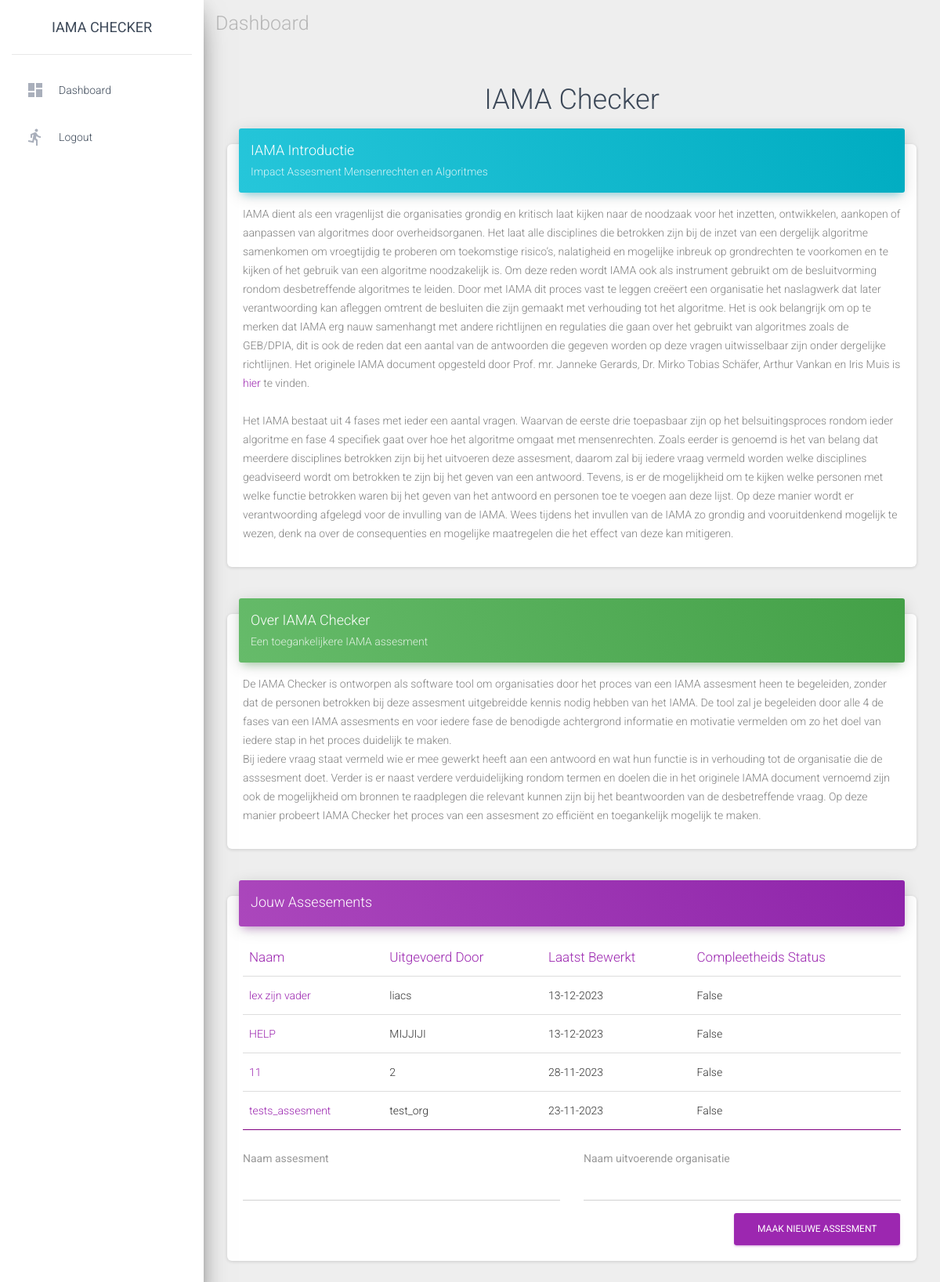
Screenshot of / (signed in) with the database file from the repository.
### base/models.py (models this page shows)
class Assesment(models.Model):
    name = models.CharField(max_length=40)# Name of the assesment
    organisation = models.CharField(max_length=50)# Name of the organisation performing the assesment
    complete_status = models.BooleanField(default=False)# Complete when all questions have been answered
    date_last_saved = models.DateField(auto_now=True)# Automatically saves new value when this object is saved
    user = models.ForeignKey(User, on_delete=models.CASCADE, default=user_pk_sentinel)

### base/views.py (the view)
# urls.py: path("", views.home, name="home"),
@login_required
def home(request):
    assesments_list = Assesment.objects.filter(user__pk=request.user.pk).order_by("-date_last_saved")
    return render(request, "base/home.html", {"assesments_list": assesments_list})

### base/templates/base/home.html (shortened to what this page needs)
{% extends "base/base.html" %}
{% block navigation %}
Dashboard
{% endblock %}
{% block content %}
{% if user.is_authenticated %}
    <div class="row">
        <h2 class="iama">IAMA Checker</h2>
    </div>
    <div class="row">
        <div class="col-md-12">
            <div class="card">
                <div class="card-header card-header-info">
                    <h4 class="card-title">IAMA Introductie</h4>
                    <p class="card-category">Impact Assesment Mensenrechten en Algoritmes</p>
                </div>
                <div class="card-body">
                    <p style="color: grey">
                        IAMA dient als een vragenlijst die organisaties grondig en kritisch laat kijken naar de noodzaak voor het inzetten, ontwikkelen, aankopen of aanpassen van algoritmes door overheidsorganen.
                         Het laat alle disciplines die betrokken zijn bij de inzet van een dergelijk algoritme samenkomen om vroegtijdig te proberen om toekomstige risico’s, nalatigheid en mogelijke inbreuk op grondrechten te voorkomen en te kijken of het gebruik van een algoritme noodzakelijk is.
                         Om deze reden wordt IAMA ook als instrument gebruikt om de besluitvorming rondom desbetreffende algoritmes te leiden. Door met IAMA dit proces vast te leggen creëert een organisatie het naslagwerk dat later verantwoording kan afleggen omtrent de besluiten die zijn gemaakt met verhouding tot het algoritme.
                         Het is ook belangrijk om op te merken dat IAMA erg nauw samenhangt met andere richtlijnen en regulaties die gaan over het gebruikt van algoritmes zoals de GEB/DPIA, dit is ook de reden dat een aantal van de antwoorden die gegeven worden op deze vragen uitwisselbaar zijn onder dergelijke richtlijnen.
                         Het originele IAMA document opgesteld door Prof. mr. Janneke Gerards, Dr. Mirko Tobias Schäfer, Arthur Vankan en Iris Muis is <a href="https://www.rijksoverheid.nl/documenten/rapporten/2021/02/25/impact-assessment-mensenrechten-en-algoritmes">hier</a> te vinden.
                    <br>
                    <br>
                        Het IAMA bestaat uit 4 fases met ieder een aantal vragen.
                         Waarvan de eerste drie toepasbaar zijn op het belsuitingsproces rondom ieder algoritme en fase 4 specifiek gaat over hoe het algoritme omgaat met mensenrechten.
                         Zoals eerder is genoemd is het van belang dat meerdere disciplines betrokken zijn bij het uitvoeren deze assesment, daarom zal bij iedere vraag vermeld worden welke disciplines geadviseerd wordt om betrokken te zijn bij het geven van een antwoord.
                         Tevens, is er de mogelijkheid om te kijken welke personen met welke functie betrokken waren bij het geven van het antwoord en personen toe te voegen aan deze lijst.
                         Op deze manier wordt er verantwoording afgelegd voor de invulling van de IAMA.
                         Wees tijdens het invullen van de IAMA zo grondig and vooruitdenkend mogelijk te wezen, denk na over de consequenties en mogelijke maatregelen die het effect van deze kan mitigeren.
                    </p>
                </div>
            </div>
        </div>
    </div>
    <div class="row">
        <div class="col-md-12">
            <div class="card">
                <div class="card-header card-header-success">
                    <h4 class="card-title">Over IAMA Checker</h4>
                    <p class="card-category">Een toegankelijkere IAMA assesment</p>
                </div>
                <div class="card-body">
                    <p style="color: grey;">
                        De IAMA Checker is ontworpen als software tool om organisaties door het proces van een IAMA assesment heen te begeleiden, zonder dat de personen betrokken bij deze assesment uitgebreidde kennis nodig hebben van het IAMA.
                        De tool zal je begeleiden door alle 4 de fases van een IAMA assesments en voor iedere fase de benodigde achtergrond informatie en motivatie vermelden om zo het doel van iedere stap in het proces duidelijk te maken.
                        <br>
                        Bij iedere vraag staat vermeld wie er mee gewerkt heeft aan een antwoord en wat hun functie is in verhouding tot de organisatie die de asssesment doet.
                        Verder is er naast verdere verduidelijking rondom termen en doelen die in het originele IAMA document vernoemd zijn ook de mogelijkheid om bronnen te raadplegen die relevant kunnen zijn bij het beantwoorden van de desbetreffende vraag.
                        Op deze manier probeert IAMA Checker het proces van een assesment zo efficiënt en toegankelijk mogelijk te maken.
                    </p>
                </div>
            </div>
        </div>
    </div>
    <div class="row">
        <div class="col-md-12">
            <div class="card">
                <div class="card-header card-header-primary">
                    <h4 class="card-title ">Jouw Assesements</h4>
                </div>
                <div class="card-body">
                    <div class="table-responsive">
                    <table class="table iama-bottom-border">
                        <thead class=" text-primary">
                        <th>
                            Naam
                        </th>
                        <th>
                            Uitgevoerd Door
                        </th>
                        <th>
                            Laatst Bewerkt
                        </th>
                        <th>
                            Compleetheids Status
                        </th>
                        </thead>
                        <tbody>
                        {% for item in assesments_list %}
                        <tr>
                            <td>
                            <a href="{% url 'base:detail' item.id %}">{{ item.name }}</a>
                            </td>
                            <td>
                            {{ item.organisation }}
                            </td>
                            <td>
                            {{ item.date_last_saved|date:"d-m-Y" }}
                            </td>
                            <td>
                            {{ item.complete_status }}
                            </td>
                        </tr>
                        {% endfor %}
                        </tbody>
                    </table>
                    </div>
                    <form action="{% url 'base:create_assesment' %}" method="post">
                        <div class="row">
                            <div class="col-md-6">
                                <div class="form-group">
                                    <label class="bmd-label-floating">Naam assesment</label>
                                    <input type="text" class="form-control" name="name">
                                </div>
                            </div>
                            <div class="col-md-6">
                                <div class="form-group">
                                    <label class="bmd-label-floating">Naam uitvoerende organisatie</label>
                                    <input type="text" class="form-control" name="organisation">
                                </div>
                            </div>
                        </div>
                        <button type="submit" class="btn btn-primary pull-right">Maak nieuwe assesment</button>
                        <div class="clearfix"></div>
                    </form>
                </div>
            </div>
        </div>
    </div>
{% endif %}
{% endblock %}

### rows the page displays
Assesment: name "lex zijn vader", organisation "liacs", date_last_saved "13-12-2023", complete_status "False"
Assesment: name "HELP", organisation "MIJJIJI", date_last_saved "13-12-2023", complete_status "False"
Assesment: name "11", organisation "2", date_last_saved "28-11-2023", complete_status "False"
Assesment: name "tests_assesment", organisation "test_org", date_last_saved "23-11-2023", complete_status "False"
